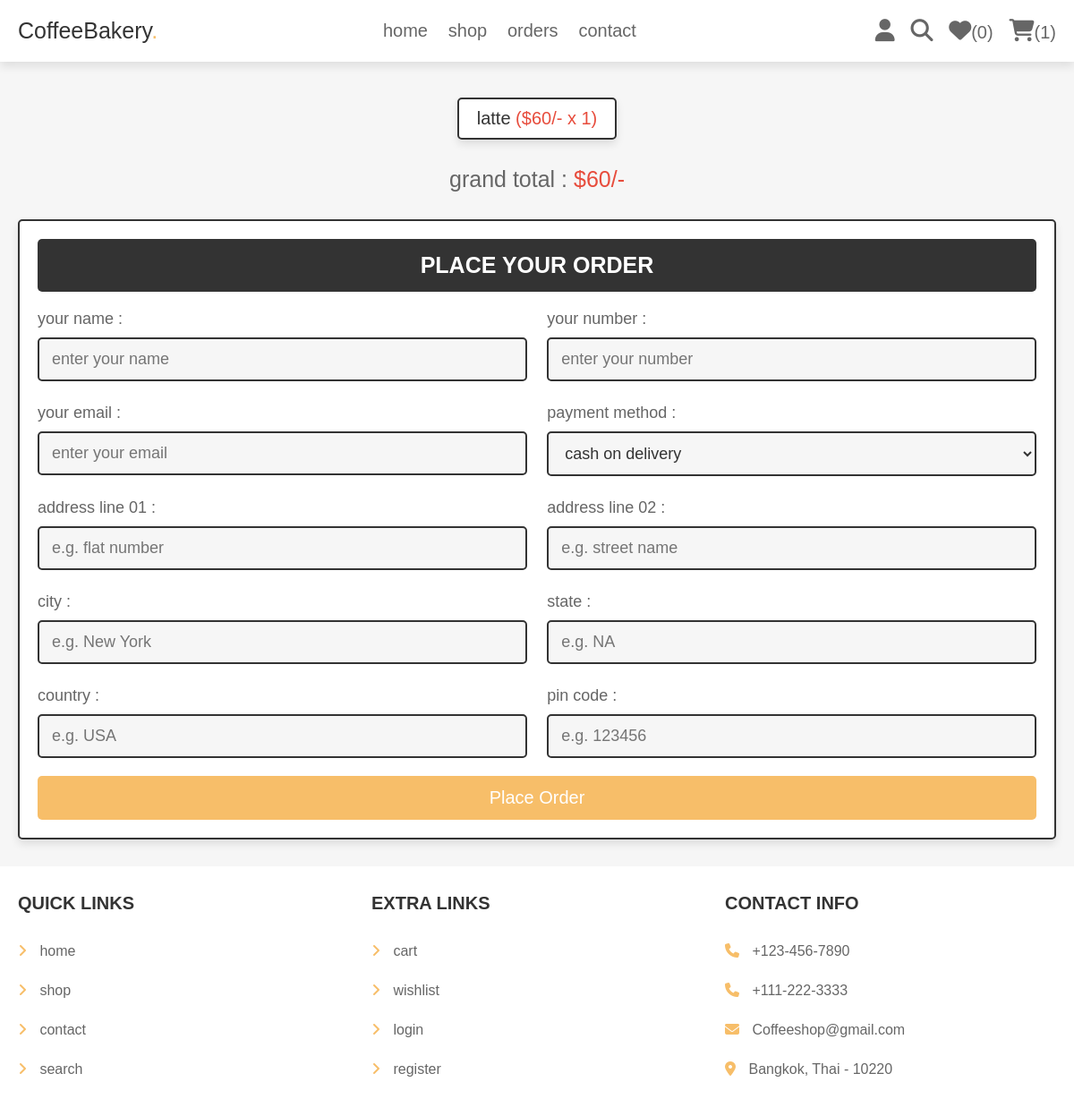
/checkout.php (signed in), run on the app's committed database.
### tables this page shows
CREATE TABLE `cart` (
  `id` int(100) NOT NULL,
  `user_id` int(100) NOT NULL,
  `pid` int(100) NOT NULL,
  `name` varchar(100) NOT NULL,
  `price` int(100) NOT NULL,
  `cost` int(11) NOT NULL,
  `quantity` int(100) NOT NULL,
  `image` varchar(100) NOT NULL
);

### checkout.php (the view, shortened to what this page needs)
<?php
@include 'config.php';
$user_id = $_SESSION['user_id'];
?>
<!DOCTYPE html>
<html lang="en">
<head>
   <link rel="stylesheet" href="https://cdnjs.cloudflare.com/ajax/libs/font-awesome/6.1.1/css/all.min.css">
   <link rel="stylesheet" href="css/style.css">
</head>
<body>
<?php include 'header.php'; ?>
<section class="display-orders">
   <?php
      $cart_grand_total = 0;
      $select_cart_items = $conn->prepare("SELECT * FROM `cart` WHERE user_id = ?");
      $select_cart_items->execute([$user_id]);
      if($select_cart_items->rowCount() > 0){
         while($fetch_cart_items = $select_cart_items->fetch(PDO::FETCH_ASSOC)){
            $cart_total_price = ($fetch_cart_items['price'] * $fetch_cart_items['quantity']);
            $cart_grand_total += $cart_total_price;
   ?>
   <p> <?= $fetch_cart_items['name']; ?> <span>(<?= '$'.$fetch_cart_items['price'].'/- x '. $fetch_cart_items['quantity']; ?>)</span> </p>
   <?php
    }
   }else{
      echo '<p class="empty">your cart is empty!</p>';
   }
   ?>
   <div class="grand-total">grand total : <span>$<?= $cart_grand_total; ?>/-</span></div>
</section>
<section class="checkout-orders">
   <form action="" method="POST">
      <h3>place your order</h3>
      <div class="flex">
         <div class="inputBox">
            <span>your name :</span>
            <input type="text" name="name" placeholder="enter your name" class="box" required>
         </div>
         <div class="inputBox">
            <span>your number :</span>
            <input type="number" name="number" placeholder="enter your number" class="box" required>
         </div>
         <div class="inputBox">
            <span>your email :</span>
            <input type="email" name="email" placeholder="enter your email" class="box" required>
         </div>
         <div class="inputBox">
            <span>payment method :</span>
            <select name="method" class="box" required>
               <option value="cash on delivery">cash on delivery</option>
            </select>
         </div>
         <div class="inputBox">
            <span>address line 01 :</span>
            <input type="text" name="flat" placeholder="e.g. flat number" class="box" required>
         </div>
         <div class="inputBox">
            <span>address line 02 :</span>
            <input type="text" name="street" placeholder="e.g. street name" class="box" required>
         </div>
         <div class="inputBox">
            <span>city :</span>
            <input type="text" name="city" placeholder="e.g. New York" class="box" required>
         </div>
         <div class="inputBox">
            <span>state :</span>
            <input type="text" name="state" placeholder="e.g. NA" class="box" required>
         </div>
         <div class="inputBox">
            <span>country :</span>
            <input type="text" name="country" placeholder="e.g. USA" class="box" required>
         </div>
         <div class="inputBox">
            <span>pin code :</span>
            <input type="number" min="0" name="pin_code" placeholder="e.g. 123456" class="box" required>
         </div>
      </div>
      <input type="submit" name="order" class="btn <?= ($cart_grand_total > 1)?'':'disabled'; ?>" value="place order">
   </form>
</section>
<?php include 'footer.php'; ?>
</body>
</html>

### css/style.css (style rules this page uses)
.display-orders { text-align: center; padding-bottom: 0; }
.display-orders p { display: inline-block; padding:1rem 2rem; margin:1rem .5rem; font-size: 2rem; text-align: center; border:var(--border); background-color: var(--white); box-shadow: var(--box-shadow); border-radius: .5rem; }
.display-orders p span { color:var(--red); }
.display-orders .grand-total { margin-top: 2rem; font-size: 2.5rem; color:var(--light-color); }
.display-orders .grand-total span { color:var(--red); }
.checkout-orders form { padding:2rem; border:var(--border); background-color: var(--white); box-shadow: var(--box-shadow); border-radius: .5rem; }
.checkout-orders form h3 { border-radius: .5rem; background-color: var(--black); color:var(--white); padding:1.5rem 1rem; text-align: center; text-transform: uppercase; margin-bottom: 2rem; font-size: 2.5rem; }
.checkout-orders form .flex { display: flex; flex-wrap: wrap; gap:1.5rem; justify-content: space-between; }
.checkout-orders form .flex .inputBox { width: 49%; }
.checkout-orders form .flex .inputBox .box { width: 100%; border:var(--border); border-radius: .5rem; font-size: 1.8rem; color:var(--black); padding:1.2rem 1.4rem; margin:1rem 0; background-color: var(--light-bg); }
.checkout-orders form .flex .inputBox span { font-size: 1.8rem; color:var(--light-color); }

### css/components.css (style rules this page uses)
:root { ---green: rgb(247, 190, 105); --orange:#f39c12; --red:#e74c3c; --black:#333; --light-color:#666; --white:#fff; --light-bg:#f6f6f6; --border:.2rem solid var(--black); --box-shadow:0 .5rem 1rem rgba(0,0,0,.1); }
* { font-family: 'Rubik', sans-serif; margin:0; padding:0; box-sizing: border-box; outline: none; border:none; text-decoration: none; color:var(--black); }
body { background-color: var(--light-bg); }
html { font-size: 62.5%; overflow-x: hidden; scroll-behavior: smooth; scroll-padding-top: 6.5rem; }
section { padding:3rem 2rem; max-width: 1200px; margin:0 auto; }
.btn, .delete-btn, .option-btn { display: block; width: 100%; margin-top: 1rem; border-radius: .5rem; color:var(--white); font-size: 2rem; padding:1.3rem 3rem; text-transform: capitalize; cursor: pointer; text-align: center; }
.btn { background-color:rgb(247, 190, 105); }

### data on the page
cart: name "latte", price "60", quantity "1"

### other printed values
$count_wishlist_items->rowCount() "0"
$count_cart_items->rowCount() "1"
$cart_grand_total "60"
